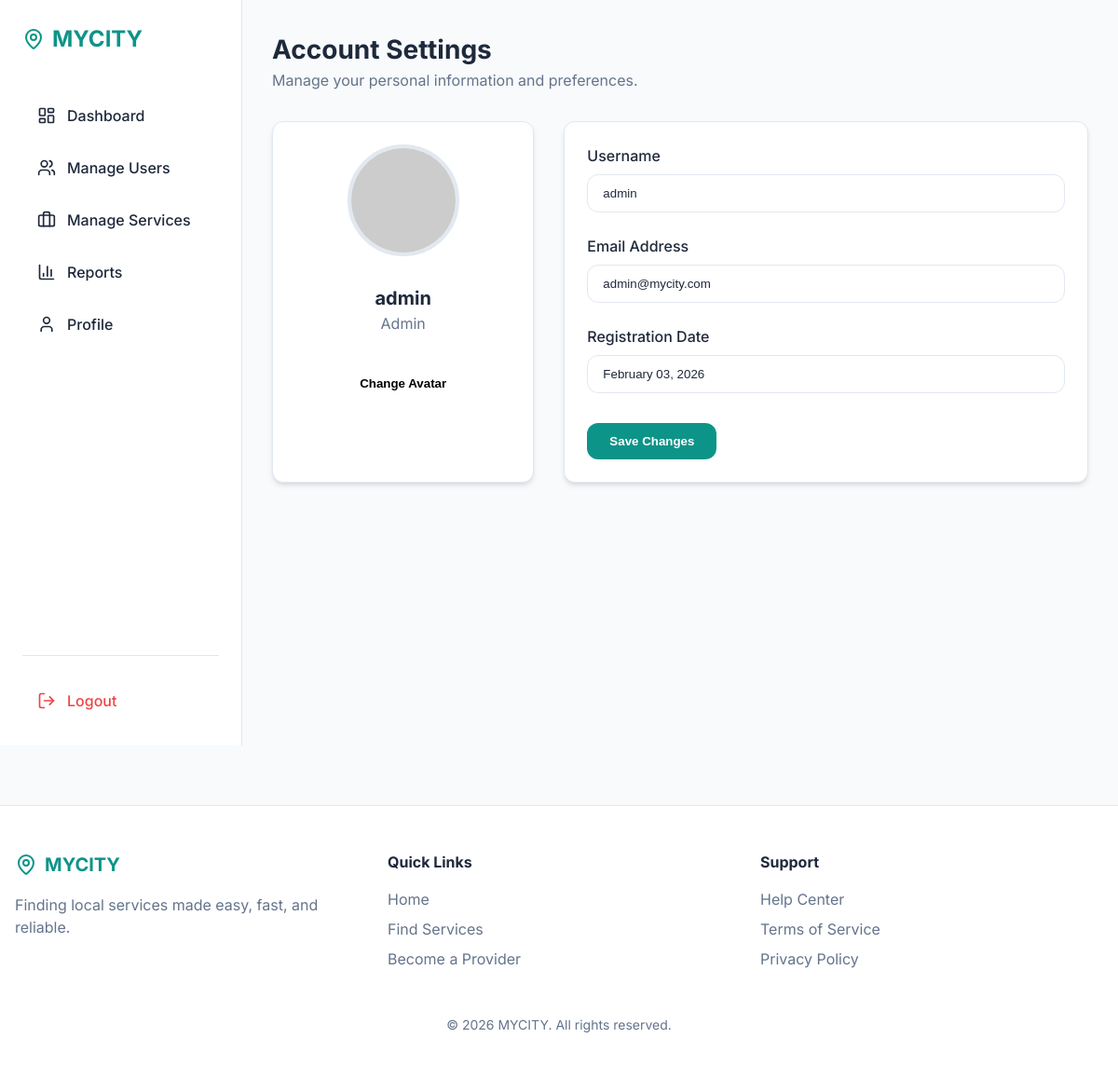
The app's page /profile.php (signed in) with its own data.
### tables this page shows
CREATE TABLE IF NOT EXISTS users (
    id INT AUTO_INCREMENT PRIMARY KEY,
    username VARCHAR(50) NOT NULL UNIQUE,
    email VARCHAR(100) NOT NULL UNIQUE,
    password VARCHAR(255) NOT NULL,
    role ENUM('admin', 'provider', 'customer') DEFAULT 'customer',
    status ENUM('active', 'suspended', 'pending') DEFAULT 'active',
    profile_pic VARCHAR(255) DEFAULT 'default_profile.png',
    created_at TIMESTAMP DEFAULT CURRENT_TIMESTAMP
);

### profile.php (the view, shortened to what this page needs)
<?php
require_once 'includes/config.php';
$user_id = $_SESSION['user_id'];
$stmt = $pdo->prepare("SELECT * FROM users WHERE id = ?");
$stmt->execute([$user_id]);
$user = $stmt->fetch();
require_once 'partials/header.php';
?>
<div class="dashboard-layout">
    <?php require_once 'partials/sidebar.php'; ?>
    <main class="main-content">
        <header style="margin-bottom: 2rem;">
            <h1 style="font-size: 1.75rem; font-weight: 700;">Account Settings</h1>
            <p style="color: var(--text-muted);">Manage your personal information and preferences.</p>
        </header>
        <div style="display: grid; grid-template-columns: 1fr 2fr; gap: 2rem;">
            <div class="card" style="text-align: center;">
                <img src="https://api.dicebear.com/7.x/avataaars/svg?seed=<?php echo $user['username']; ?>"
                    style="width: 120px; height: 120px; border-radius: 50%; margin-bottom: 1.5rem; border: 4px solid var(--border-color);">
                <h3 style="font-size: 1.25rem; font-weight: 700;">
                    <?php echo $user['username']; ?>
                </h3>
                <p style="color: var(--text-muted); text-transform: capitalize; margin-bottom: 2rem;">
                    <?php echo $user['role']; ?>
                </p>
                <button class="btn glass" style="width: 100%;">Change Avatar</button>
            </div>
            <div class="card">
                <form method="POST">
                    <div class="form-group">
                        <label class="form-label">Username</label>
                        <input type="text" name="username" class="form-control" value="<?php echo $user['username']; ?>"
                            required>
                    </div>
                    <div class="form-group">
                        <label class="form-label">Email Address</label>
                        <input type="email" name="email" class="form-control" value="<?php echo $user['email']; ?>"
                            required>
                    </div>
                    <div class="form-group">
                        <label class="form-label">Registration Date</label>
                        <input type="text" class="form-control"
                            value="<?php echo date('F d, Y', strtotime($user['created_at'])); ?>" disabled>
                    </div>
                    <div style="margin-top: 2rem;">
                        <button type="submit" class="btn btn-primary">Save Changes</button>
                    </div>
                </form>
            </div>
        </div>
    </main>
</div>
<?php require_once 'partials/footer.php'; ?>

### assets/css/style.css (style rules this page uses)
:root { --primary: #0d9488; --primary-hover: #0f766e; --secondary: #3b82f6; --accent: #22c55e; --danger: #ef4444; --warning: #f59e0b; --bg-light: #f8fafc; --bg-white: #ffffff; --text-main: #1e293b; --text-muted: #64748b; --border-color: #e2e8f0; --radius: 12px; --shadow-sm: 0 1px 2px 0 rgb(0 0 0 / 0.05); --shadow: 0 4px 6px -1px rgb(0 0 0 / 0.1), 0 2px 4px -2px rgb(0 0 0 / 0.1); --shadow-lg: 0 10px 15px -3px rgb(0 0 0 / 0.1), 0 4px 6px -4px rgb(0 0 0 / 0.1); --transition: all 0.3s ease; }
* { margin: 0; padding: 0; box-sizing: border-box; }
body { font-family: 'Inter', system-ui, -apple-system, sans-serif; background-color: var(--bg-light); color: var(--text-main); line-height: 1.5; transition: var(--transition); }
button, .btn { cursor: pointer; border: none; outline: none; border-radius: var(--radius); padding: 0.75rem 1.5rem; font-weight: 600; transition: var(--transition); display: inline-flex; align-items: center; justify-content: center; gap: 0.5rem; }
.btn-primary { background-color: var(--primary); color: white; }
.card { background-color: var(--bg-white); border-radius: var(--radius); padding: 1.5rem; border: 1px solid var(--border-color); box-shadow: var(--shadow); }
.glass { background: rgba(255, 255, 255, 0.7); backdrop-filter: blur(10px); border: 1px solid rgba(255, 255, 255, 0.2); }
.dashboard-layout { display: flex; min-height: 100vh; }
.main-content { flex: 1; margin-left: 260px; padding: 2rem; }
.form-group { margin-bottom: 1.5rem; }
.form-label { display: block; margin-bottom: 0.5rem; font-weight: 500; color: var(--text-main); }
.form-control { width: 100%; padding: 0.75rem 1rem; border: 1px solid var(--border-color); border-radius: var(--radius); background-color: var(--bg-white); color: var(--text-main); transition: var(--transition); }

### records on screen
users: username "admin", role "Admin", email "admin@mycity.com", created_at "February 03, 2026"
